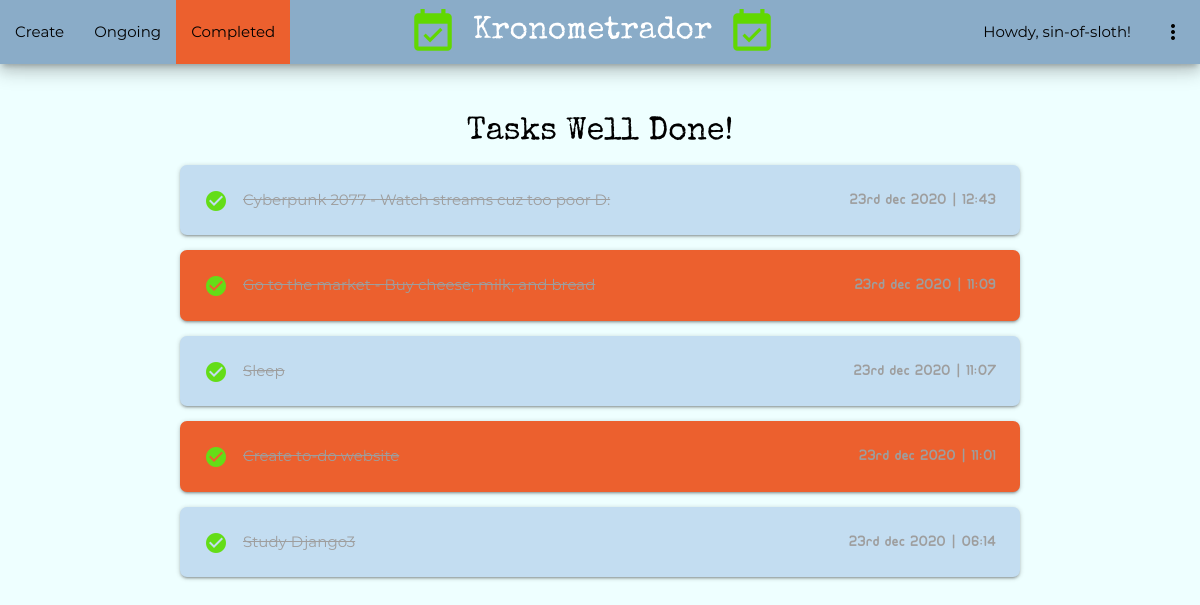
/completed/ (signed in), run on an earlier commit of the app's database.
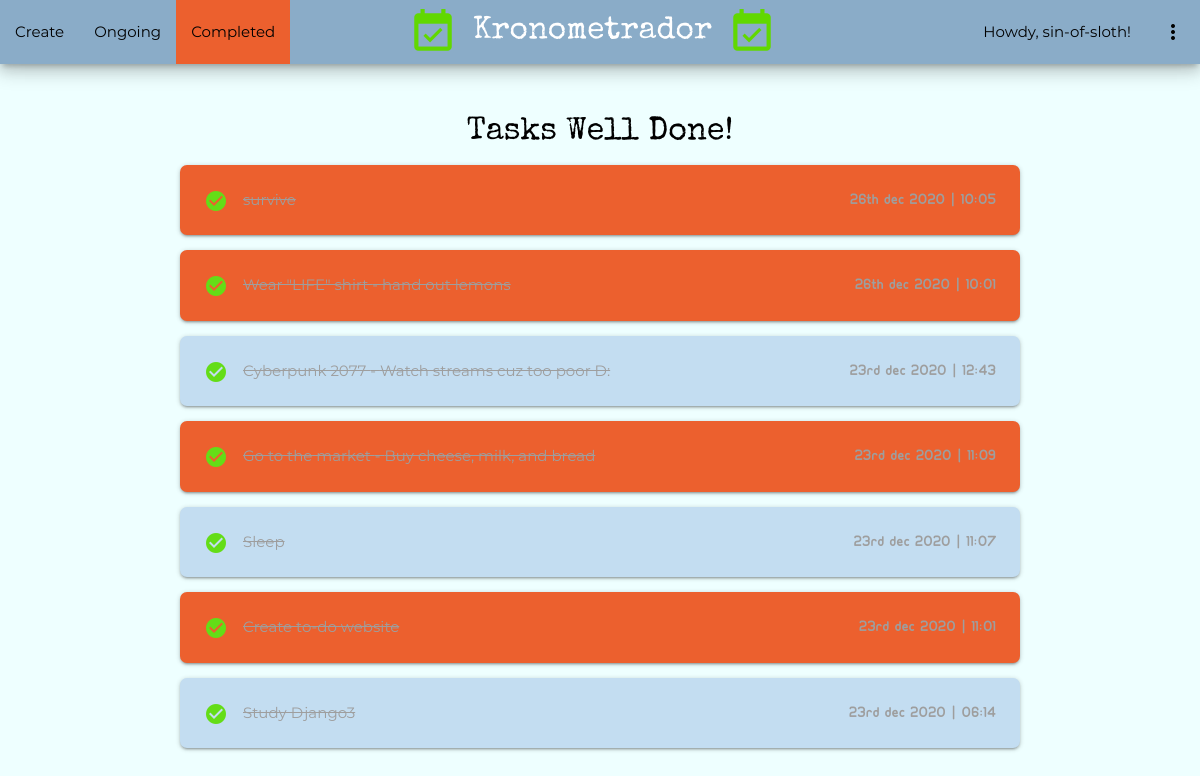
And on a later commit of the database.
### todo/models.py (models this page shows, shortened)
class Todo(models.Model) :
    title = models.CharField(max_length=30)
    memo = models.TextField(blank=True)
    created = models.DateTimeField(auto_now_add=True)
    datecompleted = models.DateTimeField(null=True, blank=True)
    important = models.BooleanField(default=False)
    user = models.ForeignKey(User, on_delete=models.CASCADE)

### todo/views.py (the view)
# urls.py: path('completed/', views.completedtodos, name='completedtodos'),
@login_required
def completedtodos(request) :
    todos = Todo.objects.filter(user=request.user, datecompleted__isnull=False).order_by('-datecompleted')
    return render(request, 'todo/completedtodos.html', {'todos':todos})

### todo/templates/todo/completedtodos.html
{% extends 'todo/base.html' %}
{% block home-url %}{% url 'home' %}{% endblock %}
{% block create-url %}{% url 'createtodo' %}{% endblock %}
{% block current-url %}{% url 'currenttodos' %}{% endblock %}
{% block completed-url %}#!{% endblock %}
{% block completed-active %}class="active"{% endblock %}
{% block content %}
<div class="container center completed-header">
    Tasks Well Done!
</div>
<div class="container">
    {% for todo in todos %}
    <div class="card-panel {% if todo.important %}imp-{% endif %}todo-card">
        <i class="material-icons left light-green-text text-accent-4">check_circle</i>
        <a href="{% url 'viewtodo' todo.id %}">
            <span class="grey-text"><s>
            {{ todo.title }}
            {% if todo.memo %}
                - {{ todo.memo }}
            {% endif %}
            </s></span>
        </a>
        <span class="right ubuntu-font grey-text">{{ todo.datecompleted|date:'jS b Y | H:i' }}</span>
    </div>
    {% endfor %}
</div>
{% endblock %}

What changed in the data, as far as the page shows it:
now on this page (row edited): Todo: title "survive", datecompleted|H "26th dec 2020 | 10:05"
now on this page (row edited): Todo: title "Wear \"LIFE\" shirt", memo "hand out lemons", datecompleted|H "26th dec 2020 | 10:01"
